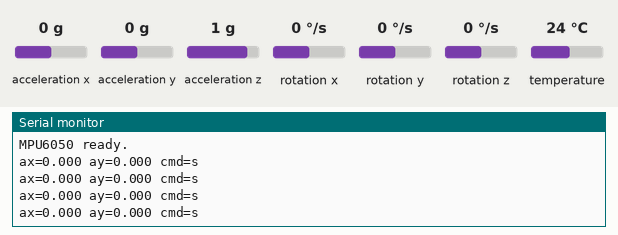
The sketch below on a simulated ESP32. Parts: the last lines printed to the serial monitor. The inputs (shaded band) are chosen by the test bench; at power-on: acceleration x 0 g, acceleration y 0 g, acceleration z 1 g, rotation x 0 °/s, rotation y 0 °/s, rotation z 0 °/s, temperature 24 °C. Nothing arrives over Bluetooth unless stated.

Above: at 1.2 s.
1.3 s: acceleration x set to -1.4 g
At 1.49 s:
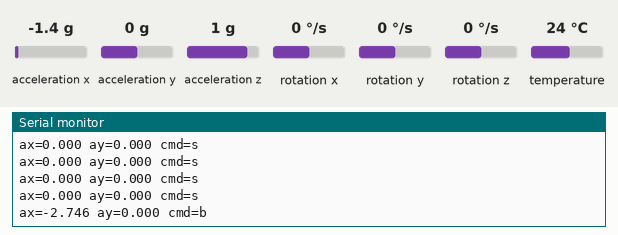
3.0 s: acceleration x set to 0.8 g
At 3.31 s:
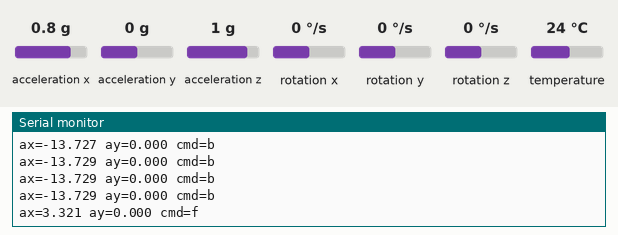
4.8 s: acceleration y set to -1.4 g
At 5.13 s:
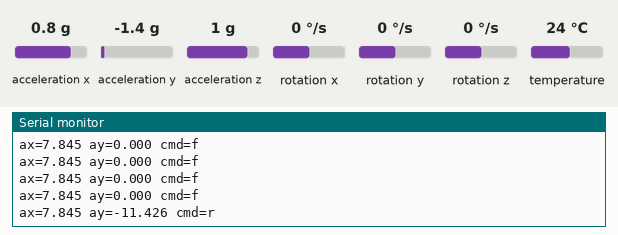
6.7 s: acceleration y set to 1.4 g
At 7.22 s:
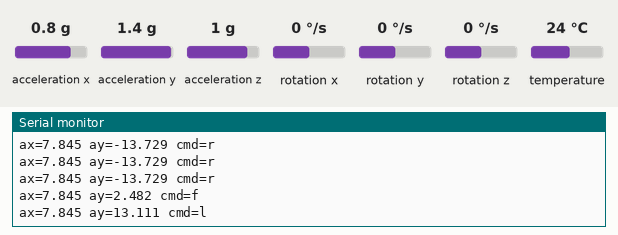
Timing chart, 0 to 9.7 s (numbered marks = the images above; inputs shaded):
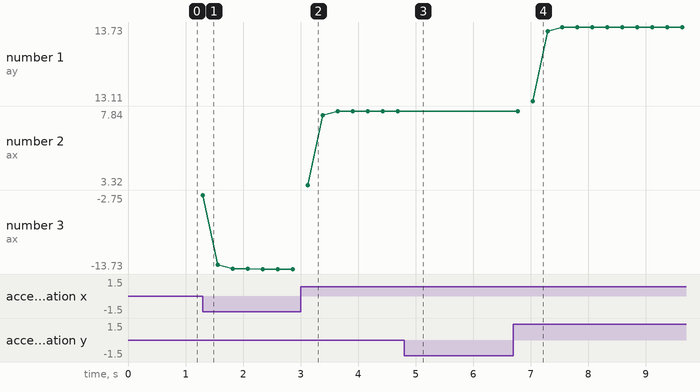

Measured:
- after the input at 1.3 s, the serial monitor: prints a new line at once (image 1)
- after the input at 3.0 s, the serial monitor: prints a new line after 0.13 s (image 2)
- after the input at 4.8 s, the serial monitor: prints a new line after 0.15 s (image 3)
- after the input at 6.7 s, the serial monitor: prints a new line after 0.07 s (image 4)

The sketch:

esp32_headmotion_mpu6050.ino
```cpp
#include <Wire.h>
#include <Adafruit_MPU6050.h>
#include <Adafruit_Sensor.h>
#include <BluetoothSerial.h>

Adafruit_MPU6050 mpu;
BluetoothSerial SerialBT;

static const float COMMAND_THRESHOLD = 1.5f;
static const float RELEASE_BAND = 1.2f;          // hysteresis to reduce jitter
static const float LOW_PASS_ALPHA = 0.2f;        // smoothing factor
static const uint32_t LOOP_PERIOD_MS = 20;       // 50 Hz
static const uint32_t DEBUG_PERIOD_MS = 250;
static const uint32_t HEARTBEAT_PERIOD_MS = 400; // resend same cmd occasionally

float axFiltered = 0.0f;
float ayFiltered = 0.0f;
char lastCommand = 's';

uint32_t lastLoopAt = 0;
uint32_t lastDebugAt = 0;
uint32_t lastSendAt = 0;

char chooseCommand(float ax, float ay) {
  // Center dead-zone
  if (fabs(ax) < RELEASE_BAND && fabs(ay) < RELEASE_BAND) {
    return 's';
  }

  // Use dominant axis to avoid ambiguous diagonal motions.
  if (fabs(ax) >= fabs(ay)) {
    if (ax > COMMAND_THRESHOLD) return 'f';
    if (ax < -COMMAND_THRESHOLD) return 'b';
  } else {
    if (ay > COMMAND_THRESHOLD) return 'l';
    if (ay < -COMMAND_THRESHOLD) return 'r';
  }

  return 's';
}

void sendCommand(char cmd) {
  if (!SerialBT.hasClient()) return;
  SerialBT.write((uint8_t)cmd); // Single-byte command protocol
}

void setup() {
  Serial.begin(115200);
  SerialBT.begin("ESP32_HeadMotion");

  if (!mpu.begin(0x68)) {
    Serial.println("MPU6050 connection failed.");
    while (true) {
      delay(1000);
    }
  }

  mpu.setAccelerometerRange(MPU6050_RANGE_8_G);
  mpu.setGyroRange(MPU6050_RANGE_500_DEG);
  mpu.setFilterBandwidth(MPU6050_BAND_21_HZ);

  Serial.println("MPU6050 ready.");
}

void loop() {
  uint32_t now = millis();
  if (now - lastLoopAt < LOOP_PERIOD_MS) return;
  lastLoopAt = now;

  sensors_event_t a, g, temp;
  mpu.getEvent(&a, &g, &temp);

  // Low-pass filtering
  axFiltered = (1.0f - LOW_PASS_ALPHA) * axFiltered + LOW_PASS_ALPHA * a.acceleration.x;
  ayFiltered = (1.0f - LOW_PASS_ALPHA) * ayFiltered + LOW_PASS_ALPHA * a.acceleration.y;

  char cmd = chooseCommand(axFiltered, ayFiltered);

  // Send on change or as heartbeat.
  if (cmd != lastCommand || (now - lastSendAt) >= HEARTBEAT_PERIOD_MS) {
    sendCommand(cmd);
    lastCommand = cmd;
    lastSendAt = now;
  }

  if (now - lastDebugAt >= DEBUG_PERIOD_MS) {
    lastDebugAt = now;
    Serial.print("ax=");
    Serial.print(axFiltered, 3);
    Serial.print(" ay=");
    Serial.print(ayFiltered, 3);
    Serial.print(" cmd=");
    Serial.println(cmd);
  }
}
```
